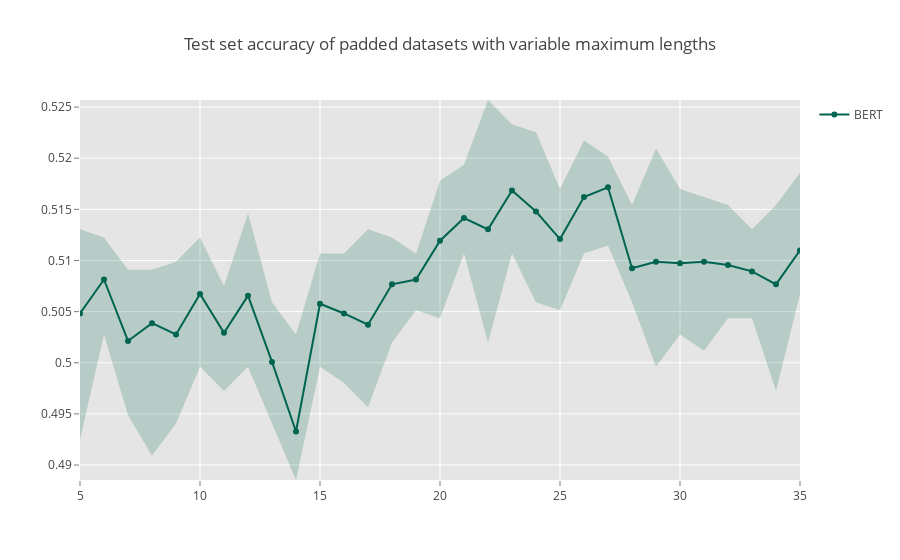

This figure's notebook cell:
### Code cell
bert_matrix = np.transpose(np.array([np.array(list(acc_round.values())) for acc_round in [round1, round2, round3, round4, round5]]))

x = list(range(5, 36))
x_rev = x[::-1]

# BERT
bert_y = [np.average(row) for row in bert_matrix]
bert_y_upper = [row.max() for row in bert_matrix]
bert_y_lower = [row.min() for row in bert_matrix]
bert_y_lower = bert_y_lower[::-1]

bert1 = go.Scatter(
    x = x + x_rev,
    y = bert_y_upper + bert_y_lower,
    fill = 'tozerox',
    fillcolor = 'rgba(0,100,80,0.2)',
    line = dict(color = 'rgba(255,255,255,0)'),
    showlegend = False,
    name = 'BERT',
)
bert2 = go.Scatter(
    x = x,
    y = bert_y,
    line = dict(color='rgb(0,100,80)'),
    mode = 'lines+markers',
    name = 'BERT',
)

data = [bert1, bert2]

layout = go.Layout(
    title = 'Test set accuracy of padded datasets with variable maximum lengths',
    paper_bgcolor = 'rgb(255,255,255)',
    plot_bgcolor = 'rgb(229,229,229)',
    xaxis = dict(
        gridcolor = 'rgb(255,255,255)',
        range = [5,35],
        showgrid = True,
        showline = False,
        showticklabels = True,
        tickcolor = 'rgb(127,127,127)',
        ticks = 'outside',
        zeroline = False
    ),
    yaxis=dict(
        gridcolor='rgb(255,255,255)',
        showgrid = True,
        showline = False,
        showticklabels = True,
        tickcolor = 'rgb(127,127,127)',
        ticks = 'outside',
        zeroline = False
    ),
)

fig = go.Figure(data = data, layout = layout)

iplot(fig)

### Figure 1 — Plotly figure (JSON) as saved in the notebook; plotly's stock layout.template omitted (floating-point values rounded to 4 significant figures)
{"data": [{"fill": "tozerox", "fillcolor": "rgba(0,100,80,0.2)", "line": {"color": "rgba(255,255,255,0)"}, "name": "BERT", "showlegend": false, "type": "scatter", "uid": "b54d9309-9b39-4ad6-aef9-1bd4691608bb", "x": [5, 6, 7, 8, 9, 10, 11, 12, 13, 14, 15, 16, 17, 18, 19, 20, 21, 22, 23, 24, 25, 26, 27, 28, 29, 30, 31, 32, 33, 34, 35, 35, 34, 33, 32, 31, 30, 29, 28, 27, 26, 25, 24, 23, 22, 21, 20, 19, 18, 17, 16, 15, 14, 13, 12, 11, 10, 9, 8, 7, 6, 5], "y": [0.513, 0.5123, 0.5091, 0.5091, 0.5099, 0.5123, 0.5075, 0.5146, 0.5059, 0.5028, 0.5107, 0.5107, 0.513, 0.5123, 0.5107, 0.5178, 0.5194, 0.5257, 0.5233, 0.5225, 0.517, 0.5217, 0.5202, 0.5154, 0.5209, 0.517, 0.5162, 0.5154, 0.513, 0.5154, 0.5186, 0.5067, 0.4972, 0.5043, 0.5043, 0.5012, 0.5028, 0.4996, 0.5059, 0.5115, 0.5107, 0.5051, 0.5059, 0.5107, 0.502, 0.5107, 0.5043, 0.5051, 0.502, 0.4957, 0.498, 0.4996, 0.4885, 0.4941, 0.4996, 0.4972, 0.4996, 0.4941, 0.4909, 0.4949, 0.5028, 0.4925]}, {"line": {"color": "rgb(0,100,80)"}, "mode": "lines+markers", "name": "BERT", "type": "scatter", "uid": "d1d2e36a-08d5-4567-b202-7c008f8d60a8", "x": [5, 6, 7, 8, 9, 10, 11, 12, 13, 14, 15, 16, 17, 18, 19, 20, 21, 22, 23, 24, 25, 26, 27, 28, 29, 30, 31, 32, 33, 34, 35], "y": [0.5048, 0.5081, 0.5021, 0.5039, 0.5028, 0.5067, 0.5029, 0.5066, 0.5001, 0.4933, 0.5058, 0.5048, 0.5037, 0.5077, 0.5081, 0.5119, 0.5142, 0.513, 0.5168, 0.5148, 0.5121, 0.5162, 0.5172, 0.5092, 0.5099, 0.5097, 0.5099, 0.5096, 0.5089, 0.5077, 0.511]}], "layout": {"paper_bgcolor": "rgb(255,255,255)", "plot_bgcolor": "rgb(229,229,229)", "title": {"text": "Test set accuracy of padded datasets with variable maximum lengths"}, "xaxis": {"gridcolor": "rgb(255,255,255)", "range": [5, 35], "showgrid": true, "showline": false, "showticklabels": true, "tickcolor": "rgb(127,127,127)", "ticks": "outside", "zeroline": false}, "yaxis": {"gridcolor": "rgb(255,255,255)", "showgrid": true, "showline": false, "showticklabels": true, "tickcolor": "rgb(127,127,127)", "ticks": "outside", "zeroline": false}}}
